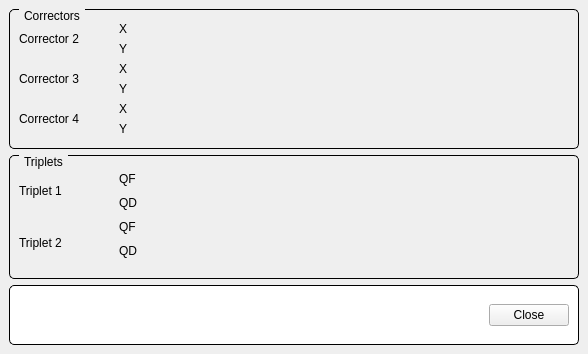
<?xml version="1.0" encoding="UTF-8"?>
<ui version="4.0">
 <class>TL1CorrectorsWindow</class>
 <widget class="QMainWindow" name="TL1CorrectorsWindow">
  <property name="geometry">
   <rect>
    <x>0</x>
    <y>0</y>
    <width>588</width>
    <height>354</height>
   </rect>
  </property>
  <property name="windowTitle">
   <string>TL1 Power Supplies</string>
  </property>
  <widget class="QWidget" name="centralwidget">
   <layout class="QVBoxLayout" name="verticalLayout">
    <item>
     <widget class="QGroupBox" name="groupBox">
      <property name="styleSheet">
       <string notr="true">QGroupBox {
    border: 1px solid black;
    border-radius: 5px;
    margin-top: 0.5em;
}

QGroupBox::title {
    subcontrol-origin: margin;
    left: 10px;
    padding: 0 3px 0 3px;
}</string>
      </property>
      <property name="title">
       <string>Correctors</string>
      </property>
      <layout class="QHBoxLayout" name="horizontalLayout" stretch="0,0,1">
       <property name="spacing">
        <number>0</number>
       </property>
       <item>
        <layout class="QVBoxLayout" name="verticalLayout_3">
         <property name="spacing">
          <number>0</number>
         </property>
         <item>
          <widget class="QLabel" name="label_22">
           <property name="sizePolicy">
            <sizepolicy hsizetype="MinimumExpanding" vsizetype="MinimumExpanding">
             <horstretch>0</horstretch>
             <verstretch>0</verstretch>
            </sizepolicy>
           </property>
           <property name="minimumSize">
            <size>
             <width>100</width>
             <height>40</height>
            </size>
           </property>
           <property name="text">
            <string>Corrector 2</string>
           </property>
          </widget>
         </item>
         <item>
          <widget class="QLabel" name="label_23">
           <property name="sizePolicy">
            <sizepolicy hsizetype="MinimumExpanding" vsizetype="MinimumExpanding">
             <horstretch>0</horstretch>
             <verstretch>0</verstretch>
            </sizepolicy>
           </property>
           <property name="minimumSize">
            <size>
             <width>100</width>
             <height>40</height>
            </size>
           </property>
           <property name="text">
            <string>Corrector 3</string>
           </property>
          </widget>
         </item>
         <item>
          <widget class="QLabel" name="label_24">
           <property name="sizePolicy">
            <sizepolicy hsizetype="MinimumExpanding" vsizetype="MinimumExpanding">
             <horstretch>0</horstretch>
             <verstretch>0</verstretch>
            </sizepolicy>
           </property>
           <property name="minimumSize">
            <size>
             <width>100</width>
             <height>40</height>
            </size>
           </property>
           <property name="text">
            <string>Corrector 4</string>
           </property>
          </widget>
         </item>
        </layout>
       </item>
       <item>
        <layout class="QVBoxLayout" name="verticalLayout_2">
         <property name="spacing">
          <number>0</number>
         </property>
         <item>
          <widget class="QLabel" name="label_15">
           <property name="sizePolicy">
            <sizepolicy hsizetype="Fixed" vsizetype="MinimumExpanding">
             <horstretch>0</horstretch>
             <verstretch>0</verstretch>
            </sizepolicy>
           </property>
           <property name="minimumSize">
            <size>
             <width>30</width>
             <height>20</height>
            </size>
           </property>
           <property name="maximumSize">
            <size>
             <width>30</width>
             <height>20</height>
            </size>
           </property>
           <property name="text">
            <string>X</string>
           </property>
          </widget>
         </item>
         <item>
          <widget class="QLabel" name="label_16">
           <property name="sizePolicy">
            <sizepolicy hsizetype="Fixed" vsizetype="MinimumExpanding">
             <horstretch>0</horstretch>
             <verstretch>0</verstretch>
            </sizepolicy>
           </property>
           <property name="minimumSize">
            <size>
             <width>30</width>
             <height>20</height>
            </size>
           </property>
           <property name="maximumSize">
            <size>
             <width>30</width>
             <height>20</height>
            </size>
           </property>
           <property name="text">
            <string>Y</string>
           </property>
          </widget>
         </item>
         <item>
          <widget class="QLabel" name="label_17">
           <property name="sizePolicy">
            <sizepolicy hsizetype="Fixed" vsizetype="MinimumExpanding">
             <horstretch>0</horstretch>
             <verstretch>0</verstretch>
            </sizepolicy>
           </property>
           <property name="minimumSize">
            <size>
             <width>30</width>
             <height>20</height>
            </size>
           </property>
           <property name="maximumSize">
            <size>
             <width>30</width>
             <height>20</height>
            </size>
           </property>
           <property name="text">
            <string>X</string>
           </property>
          </widget>
         </item>
         <item>
          <widget class="QLabel" name="label_19">
           <property name="sizePolicy">
            <sizepolicy hsizetype="Fixed" vsizetype="MinimumExpanding">
             <horstretch>0</horstretch>
             <verstretch>0</verstretch>
            </sizepolicy>
           </property>
           <property name="minimumSize">
            <size>
             <width>30</width>
             <height>20</height>
            </size>
           </property>
           <property name="maximumSize">
            <size>
             <width>30</width>
             <height>20</height>
            </size>
           </property>
           <property name="text">
            <string>Y</string>
           </property>
          </widget>
         </item>
         <item>
          <widget class="QLabel" name="label_20">
           <property name="sizePolicy">
            <sizepolicy hsizetype="Fixed" vsizetype="MinimumExpanding">
             <horstretch>0</horstretch>
             <verstretch>0</verstretch>
            </sizepolicy>
           </property>
           <property name="minimumSize">
            <size>
             <width>30</width>
             <height>20</height>
            </size>
           </property>
           <property name="maximumSize">
            <size>
             <width>30</width>
             <height>20</height>
            </size>
           </property>
           <property name="text">
            <string>X</string>
           </property>
          </widget>
         </item>
         <item>
          <widget class="QLabel" name="label_21">
           <property name="sizePolicy">
            <sizepolicy hsizetype="Fixed" vsizetype="MinimumExpanding">
             <horstretch>0</horstretch>
             <verstretch>0</verstretch>
            </sizepolicy>
           </property>
           <property name="minimumSize">
            <size>
             <width>30</width>
             <height>20</height>
            </size>
           </property>
           <property name="maximumSize">
            <size>
             <width>30</width>
             <height>20</height>
            </size>
           </property>
           <property name="text">
            <string>Y</string>
           </property>
          </widget>
         </item>
        </layout>
       </item>
       <item>
        <layout class="QVBoxLayout" name="ltCorrectors">
         <property name="spacing">
          <number>0</number>
         </property>
        </layout>
       </item>
      </layout>
     </widget>
    </item>
    <item>
     <widget class="QGroupBox" name="groupBox_2">
      <property name="styleSheet">
       <string notr="true">QGroupBox {
    border: 1px solid black;
    border-radius: 5px;
    margin-top: 0.5em;
}

QGroupBox::title {
    subcontrol-origin: margin;
    left: 10px;
    padding: 0 3px 0 3px;
}</string>
      </property>
      <property name="title">
       <string>Triplets</string>
      </property>
      <layout class="QHBoxLayout" name="horizontalLayout_2" stretch="0,0,1">
       <property name="spacing">
        <number>0</number>
       </property>
       <item>
        <layout class="QVBoxLayout" name="verticalLayout_4">
         <property name="spacing">
          <number>0</number>
         </property>
         <item>
          <widget class="QLabel" name="label_25">
           <property name="sizePolicy">
            <sizepolicy hsizetype="MinimumExpanding" vsizetype="MinimumExpanding">
             <horstretch>0</horstretch>
             <verstretch>0</verstretch>
            </sizepolicy>
           </property>
           <property name="minimumSize">
            <size>
             <width>100</width>
             <height>40</height>
            </size>
           </property>
           <property name="text">
            <string>Triplet 1</string>
           </property>
          </widget>
         </item>
         <item>
          <widget class="QLabel" name="label_26">
           <property name="sizePolicy">
            <sizepolicy hsizetype="MinimumExpanding" vsizetype="MinimumExpanding">
             <horstretch>0</horstretch>
             <verstretch>0</verstretch>
            </sizepolicy>
           </property>
           <property name="minimumSize">
            <size>
             <width>100</width>
             <height>40</height>
            </size>
           </property>
           <property name="text">
            <string>Triplet 2</string>
           </property>
          </widget>
         </item>
        </layout>
       </item>
       <item>
        <layout class="QVBoxLayout" name="verticalLayout_5">
         <property name="spacing">
          <number>0</number>
         </property>
         <item>
          <widget class="QLabel" name="label_18">
           <property name="sizePolicy">
            <sizepolicy hsizetype="Fixed" vsizetype="MinimumExpanding">
             <horstretch>0</horstretch>
             <verstretch>0</verstretch>
            </sizepolicy>
           </property>
           <property name="minimumSize">
            <size>
             <width>30</width>
             <height>20</height>
            </size>
           </property>
           <property name="maximumSize">
            <size>
             <width>30</width>
             <height>20</height>
            </size>
           </property>
           <property name="text">
            <string>QF</string>
           </property>
          </widget>
         </item>
         <item>
          <widget class="QLabel" name="label_28">
           <property name="sizePolicy">
            <sizepolicy hsizetype="Fixed" vsizetype="MinimumExpanding">
             <horstretch>0</horstretch>
             <verstretch>0</verstretch>
            </sizepolicy>
           </property>
           <property name="minimumSize">
            <size>
             <width>30</width>
             <height>20</height>
            </size>
           </property>
           <property name="maximumSize">
            <size>
             <width>30</width>
             <height>20</height>
            </size>
           </property>
           <property name="text">
            <string>QD</string>
           </property>
          </widget>
         </item>
         <item>
          <widget class="QLabel" name="label_29">
           <property name="sizePolicy">
            <sizepolicy hsizetype="Fixed" vsizetype="MinimumExpanding">
             <horstretch>0</horstretch>
             <verstretch>0</verstretch>
            </sizepolicy>
           </property>
           <property name="minimumSize">
            <size>
             <width>30</width>
             <height>20</height>
            </size>
           </property>
           <property name="maximumSize">
            <size>
             <width>30</width>
             <height>20</height>
            </size>
           </property>
           <property name="text">
            <string>QF</string>
           </property>
          </widget>
         </item>
         <item>
          <widget class="QLabel" name="label_30">
           <property name="sizePolicy">
            <sizepolicy hsizetype="Fixed" vsizetype="MinimumExpanding">
             <horstretch>0</horstretch>
             <verstretch>0</verstretch>
            </sizepolicy>
           </property>
           <property name="minimumSize">
            <size>
             <width>30</width>
             <height>20</height>
            </size>
           </property>
           <property name="maximumSize">
            <size>
             <width>30</width>
             <height>20</height>
            </size>
           </property>
           <property name="text">
            <string>QD</string>
           </property>
          </widget>
         </item>
        </layout>
       </item>
       <item>
        <layout class="QVBoxLayout" name="ltTriplets">
         <property name="spacing">
          <number>0</number>
         </property>
        </layout>
       </item>
      </layout>
     </widget>
    </item>
    <item>
     <widget class="QGroupBox" name="titleGroupBox_2">
      <property name="sizePolicy">
       <sizepolicy hsizetype="MinimumExpanding" vsizetype="Fixed">
        <horstretch>0</horstretch>
        <verstretch>0</verstretch>
       </sizepolicy>
      </property>
      <property name="minimumSize">
       <size>
        <width>570</width>
        <height>60</height>
       </size>
      </property>
      <property name="maximumSize">
       <size>
        <width>16777215</width>
        <height>60</height>
       </size>
      </property>
      <property name="styleSheet">
       <string notr="true">QGroupBox {
	background-color: rgb(255, 255, 255);
    border: 1px solid black;
    border-radius: 5px;
    margin-top: 0.5em;
}

QGroupBox::title {
    subcontrol-origin: margin;
    left: 10px;
    padding: 0 3px 0 3px;
}</string>
      </property>
      <property name="title">
       <string/>
      </property>
      <layout class="QHBoxLayout" name="horizontalLayout_3">
       <item>
        <spacer name="horizontalSpacer">
         <property name="orientation">
          <enum>Qt::Horizontal</enum>
         </property>
         <property name="sizeHint" stdset="0">
          <size>
           <width>461</width>
           <height>27</height>
          </size>
         </property>
        </spacer>
       </item>
       <item>
        <widget class="QPushButton" name="btnClose">
         <property name="text">
          <string>Close</string>
         </property>
        </widget>
       </item>
      </layout>
     </widget>
    </item>
   </layout>
  </widget>
 </widget>
 <resources/>
 <connections/>
</ui>
